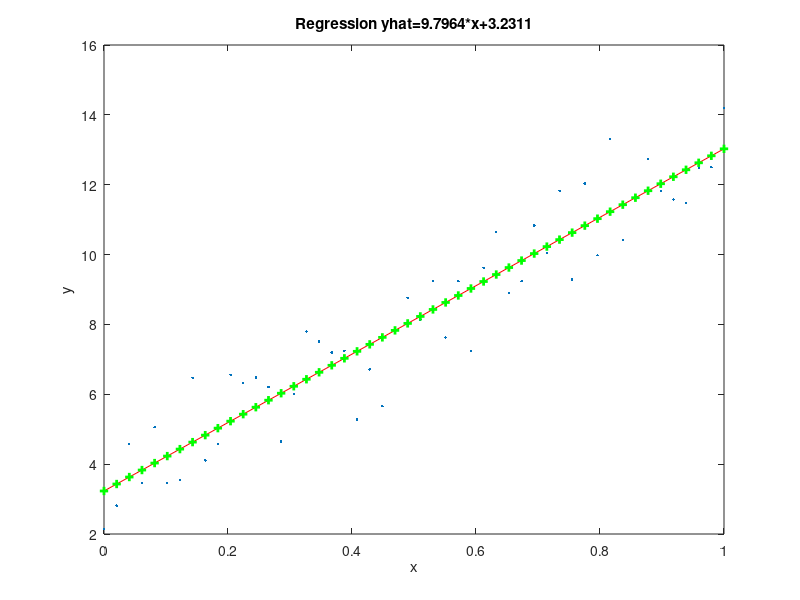

Source code (MATLAB):
clear all; close all; clc;

n=50;
x=linspace(0,1,n); % linearly spaced vector a length n
y= 10*x + 3 + randn(1,n);
mx=mean(x), my=mean(y), sx=std(x,1);
c= mean((x-mx).*(y-my)) %covariance
bh1=c/sx^2
bh0=my-bh1*mx
yhat=bh0+bh1*x; %regression line
figure;
plot(x,y,'.')
hold on
plot(x,yhat,'r')
xlabel('x'), ylabel('y')
title(['Regression yhat=',num2str(bh1),'*x+',num2str(bh0)])

x=x(:); % make x a column
y=y(:); % make y a column
XX=[ones(n,1),x]; % create the design matrix
bh=(XX'*XX)^-1*XX'*y % OLS estimate of b

yhat=XX*bh;
hold on
plot(x,yhat,'g+','linewidth',2)

e=y-yhat; % residuals
dof= n-rank(XX); % degrees of freedom
vn=sum(e.^2)/dof % estimated noise variance